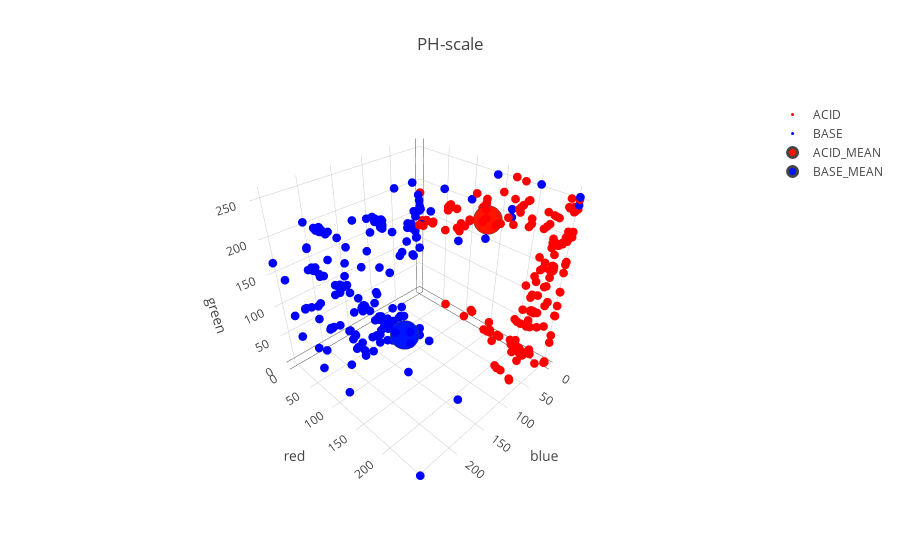

This figure's notebook cell:
### Markdown cell above
### Visualization

### Code cell
import plotly
import plotly.offline as py
py.init_notebook_mode(connected=True)
import plotly.graph_objs as go


acid = go.Scatter3d(
    x=df[df['class'] == 0]['blue'],
    y=df[df['class'] == 0]['red'],
    z=df[df['class'] == 0]['green'],
    mode='markers',
    marker = dict(size=3,
                  color='rgb(255,0,0)',
                  line=dict(width=0)),
    name ='ACID'
)
base = go.Scatter3d(
    x=df[df['class'] == 1]['blue'],
    y=df[df['class'] == 1]['red'],
    z=df[df['class'] == 1]['green'],
    mode='markers',
    marker = dict(size=3,
                  color='rgb(0,0,255)',
                  line=dict(width=0)),
    name ='BASE'
)

acid_mean = go.Scatter3d(
    x = m_acid_df['blue'],
    y = m_acid_df['green'],
    z = m_acid_df['red'],
    mode='markers',
    marker = dict(size=10,
                  color='rgb(255,20,0)',
                  line=dict(width=3)),
    name = "ACID_MEAN"
)

base_mean = go.Scatter3d(
    x = m_base_df['blue'],
    y = m_base_df['green'],
    z = m_base_df['red'],
    mode='markers',
    marker = dict(size=10,
                  color='rgb(0,20,255)',
                  line=dict(width=3)),
    name = "BASE_MEAN"
)

data = [acid, base, acid_mean, base_mean]
layout = go.Layout(
    title='PH-scale',
    scene = dict(
        xaxis = dict(title='blue'),
        yaxis = dict(title='red'),
        zaxis = dict(title='green'),)
)
fig = go.Figure(data=data, layout=layout)
py.iplot(fig,filename='ph-scale')

### Figure 1 — Plotly figure (JSON) as saved in the notebook; plotly's stock layout.template omitted (floating-point values rounded to 4 significant figures; data arrays with more than 128 entries replaced by an {"elided": "..."} marker saying what was removed)
{"data": [{"marker": {"color": "rgb(255,0,0)", "line": {"width": 0}, "size": 3}, "mode": "markers", "name": "ACID", "type": "scatter3d", "x": {"elided": "281 int values"}, "y": {"elided": "281 int values"}, "z": {"elided": "281 int values"}}, {"marker": {"color": "rgb(0,0,255)", "line": {"width": 0}, "size": 3}, "mode": "markers", "name": "BASE", "type": "scatter3d", "x": {"elided": "327 int values"}, "y": {"elided": "327 int values"}, "z": {"elided": "327 int values"}}, {"marker": {"color": "rgb(255,20,0)", "line": {"width": 3}, "size": 10}, "mode": "markers", "name": "ACID_MEAN", "type": "scatter3d", "x": [27.15], "y": [150.6], "z": [199.6]}, {"marker": {"color": "rgb(0,20,255)", "line": {"width": 3}, "size": 10}, "mode": "markers", "name": "BASE_MEAN", "type": "scatter3d", "x": [142.5], "y": [112.8], "z": [52.54]}], "layout": {"scene": {"xaxis": {"title": "blue"}, "yaxis": {"title": "red"}, "zaxis": {"title": "green"}}, "title": "PH-scale"}}
